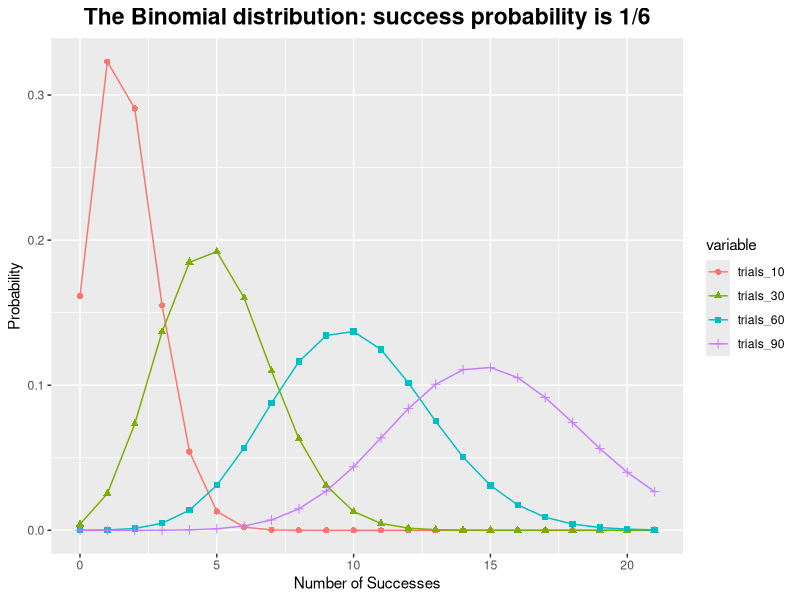
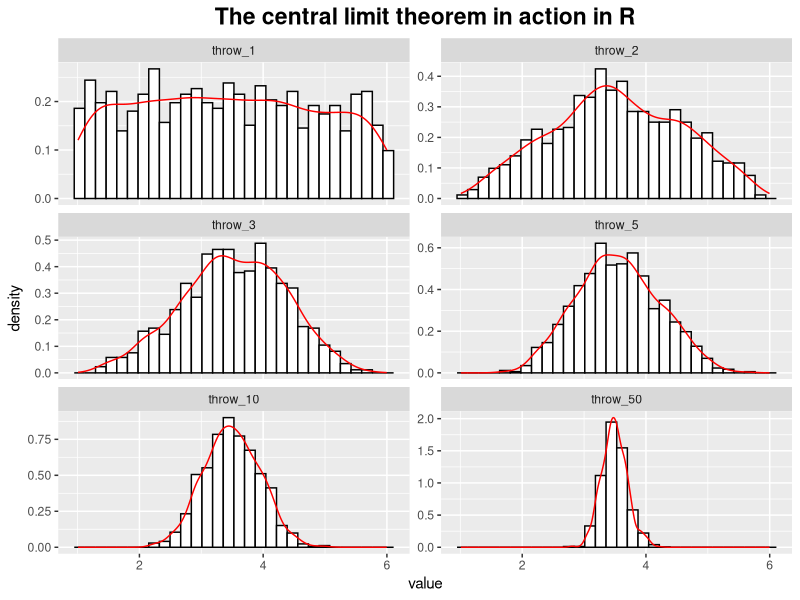
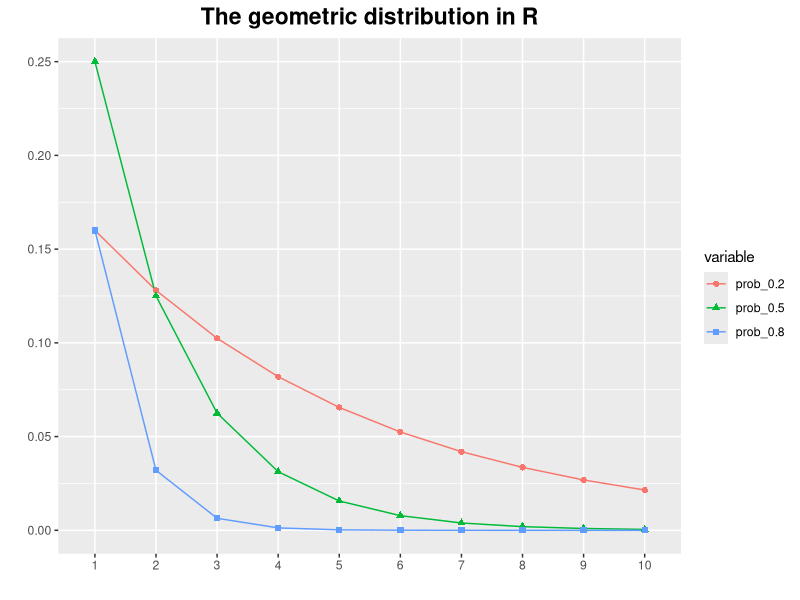
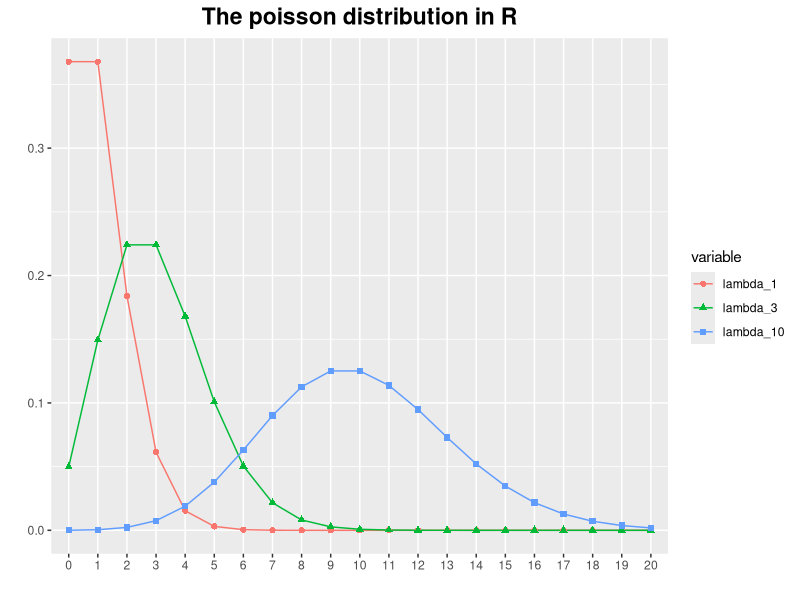
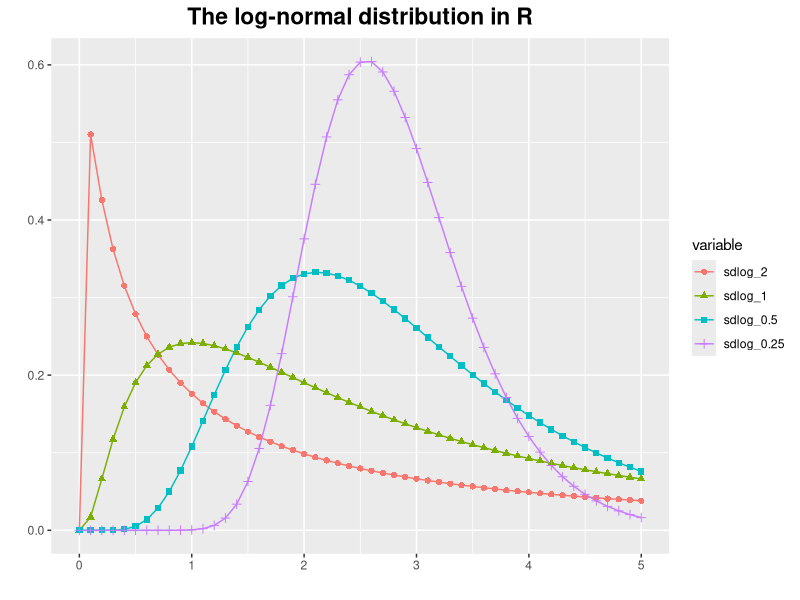
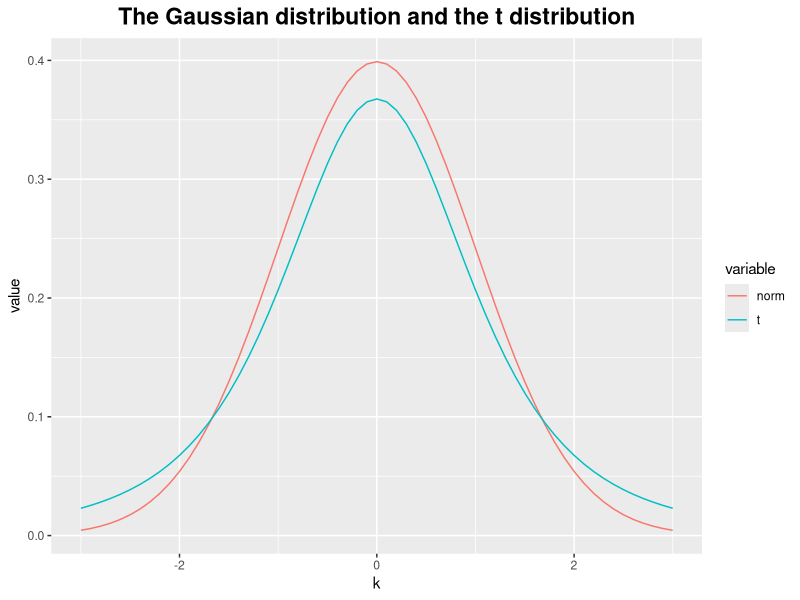
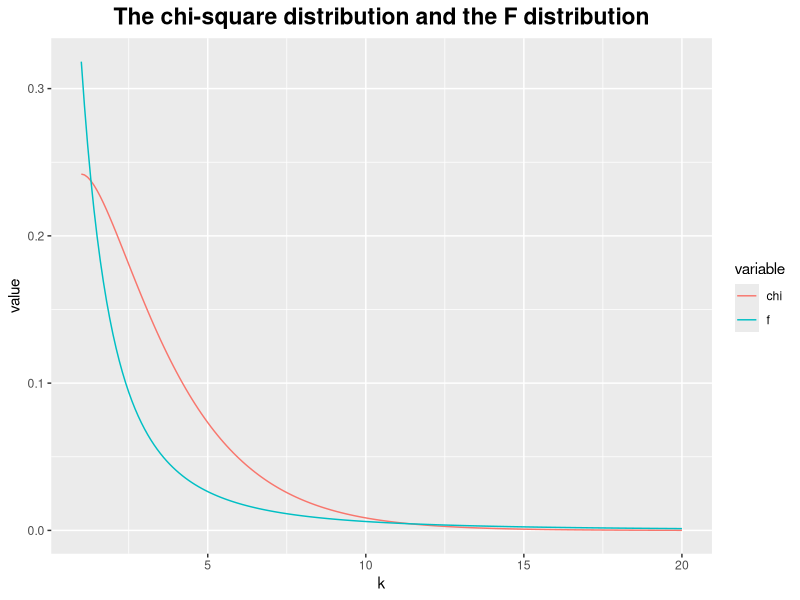

Here is the R script that generated these plots, in order:
## ---- chunk 1
# The binomial distribution
library(ggplot2)
library(reshape2)

binom_df <- data.frame(k = seq(0, 21),
                       trials_10 = dbinom(seq(0, 21), size = 10, prob = 1/6),
                       trials_30 = dbinom(seq(0, 21), size = 30, prob = 1/6),
                       trials_60 = dbinom(seq(0, 21), size = 60, prob = 1/6),
                       trials_90 = dbinom(seq(0, 21), size = 90, prob = 1/6))

binom_df2 <- melt(binom_df, id.vars = "k")

ggplot(binom_df2, aes(x = k, y = value, color = variable, shape = variable)) +
  geom_line() +
  geom_point(size = 1.8) +
  xlab("Number of Successes") +
  ylab("Probability") +
  ggtitle("The Binomial distribution: success probability is 1/6") +
  theme(plot.title = element_text(hjust = 0.5, size = rel(1.5), face = "bold"))
## ---- chunk 2
throw_1 <- runif(n = 1000, min = 1, max = 6)

throw_n <- function(n) {
  throw <- c()
  for (i in 1 : 1000) {
    throw <- c(throw, mean(runif(n = n, min = 1, max = 6)))
    i <- i + 1
  }
  throw
}

throw_2 <- throw_n(n = 2)
throw_3 <- throw_n(n = 3)
throw_5 <- throw_n(n = 5)
throw_10 <- throw_n(n = 10)
throw_50 <- throw_n(n = 50)

throw_df <- data.frame(throw_1 = throw_1, throw_2 = throw_2,
                       throw_3 = throw_3, throw_5 = throw_5,
                       throw_10 = throw_10, throw_50 = throw_50)

throw_df_m <- melt(throw_df)

ggplot(throw_df_m, aes(x = value, y = ..density..)) +
  geom_histogram(fill = "white", colour = "black") +
  geom_line(stat = "density", colour = "red") +
  facet_wrap( ~ variable, ncol = 2, scales = "free_y") +
  ggtitle("The central limit theorem in action in R") +
  theme(plot.title = element_text(hjust = 0.5, size = rel(1.5), face = "bold"))
## ---- chunk 3
geom_df <- data.frame(k = seq(1, 10),
                       prob_0.2 = dgeom(seq(1, 10), prob = 0.2),
                       prob_0.5 = dgeom(seq(1, 10), prob = 0.5),
                       prob_0.8 = dgeom(seq(1, 10), prob = 0.8))

geom_df2 <- melt(geom_df, id.vars = "k")

ggplot(geom_df2, aes(x = factor(k), y = value, group = variable, color = variable, shape = variable)) +
  geom_line() +
  geom_point(size = 1.8) +
  xlab("") +
  ylab("") +
  ggtitle("The geometric distribution in R") +
  theme(plot.title = element_text(hjust = 0.5, size =rel(1.5), face = 'bold'))
## ---- chunk 4
poisson_df <- data.frame(k = seq(0, 20),
                      lambda_1 = dpois(seq(0, 20), lambda = 1),
                      lambda_3 = dpois(seq(0, 20), lambda = 3),
                      lambda_10 = dpois(seq(0, 20), lambda = 10))

poisson_df2 <- melt(poisson_df, id.vars = "k")

ggplot(poisson_df2, aes(x = factor(k), y = value, group = variable, color = variable, shape = variable)) +
  geom_line() +
  geom_point(size = 1.8) +
  xlab("") +
  ylab("") +
  ggtitle("The poisson distribution in R") +
  theme(plot.title = element_text(hjust = 0.5, size =rel(1.5), face = 'bold'))
## ---- chunk 5
log_norm_df <- data.frame(k = seq(0, 5, by = .1),
                         sdlog_2 = dlnorm(seq(0, 5, by = .1), meanlog = 1, sdlog = 2),
                         sdlog_1 = dlnorm(seq(0, 5, by = .1), meanlog = 1, sdlog = 1),
                         sdlog_0.5 = dlnorm(seq(0, 5, by = .1), meanlog = 1, sdlog = 1/2),
                         sdlog_0.25 = dlnorm(seq(0, 5, by = .1), meanlog = 1, sdlog = 1/4))

log_norm_df2 <- melt(log_norm_df, id.vars = "k")

ggplot(log_norm_df2, aes(x = k, y = value, group = variable, color = variable, shape = variable)) +
  geom_line() +
  geom_point(size = 1.8) +
  xlab("") +
  ylab("") +
  ggtitle("The log-normal distribution in R") +
  theme(plot.title = element_text(hjust = 0.5, size =rel(1.5), face = 'bold'))
## ---- chunk 6
norm_df <- data.frame(k = seq(-3, 3, by = .1),
                      norm = dnorm(seq(-3, 3, by = .1)),
                      t = dt(seq(-3, 3, by = .1), df = 3))

norm_df_m <- melt(norm_df, id.vars = "k")

ggplot(norm_df_m, aes(x = k, y = value, colour = variable)) +
  geom_line() +
  ggtitle("The Gaussian distribution and the t distribution") +
  theme(plot.title = element_text(hjust = 0.5, size =rel(1.5), face = 'bold'))
## ---- chunk 7
chi_df <- data.frame(k = seq(1, 20, by = .1),
                     chi = dchisq(seq(1, 20, by = .1), df = 3),
                     f = df(seq(1, 20, by = .1), df1 = 3, df2 = 3))

chi_df_m <- melt(chi_df, id.vars = "k")

ggplot(chi_df_m, aes(x = k, y = value, colour = variable)) +
  geom_line() +
  ggtitle("The chi-square distribution and the F distribution") +
  theme(plot.title = element_text(hjust = 0.5, size =rel(1.5), face = 'bold'))
